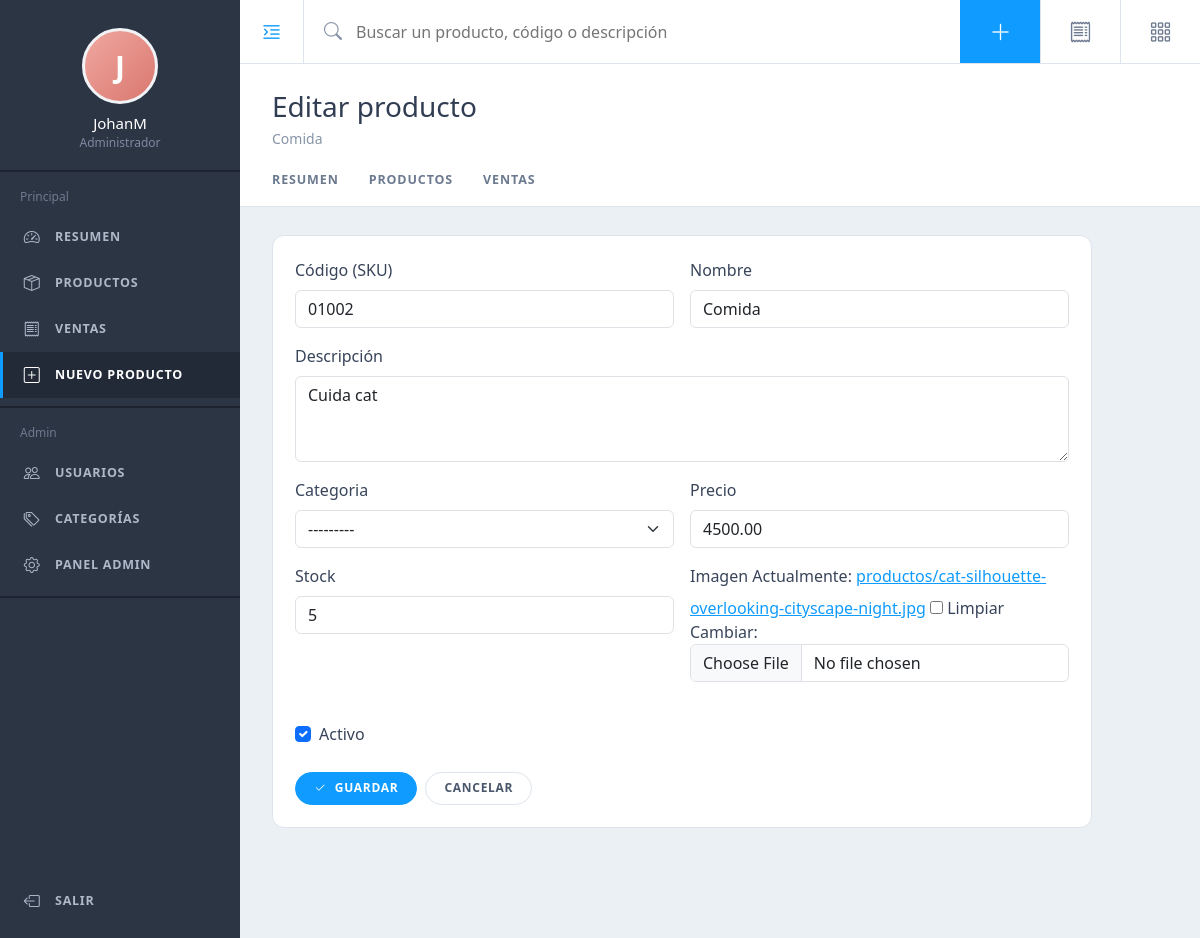
The page /productos/2/editar/ (signed in) on the database its author committed.
### inventario/models.py (models this page shows, shortened)
class Producto(models.Model):
    sku = models.CharField("código (SKU)", max_length=50, unique=True)
    nombre = models.CharField(max_length=150, db_index=True)
    descripcion = models.TextField("descripción", blank=True)
    categoria = models.ForeignKey(
        Categoria, on_delete=models.PROTECT, null=True, blank=True, related_name="productos"
    )
    precio = models.DecimalField(
        max_digits=12, decimal_places=2, validators=[MinValueValidator(Decimal("0.01"))]
    )
    stock = models.PositiveIntegerField(default=0)
    imagen = models.ImageField("imagen", upload_to="productos/", blank=True)
    activo = models.BooleanField(default=True)
    creado_por = models.ForeignKey(
        settings.AUTH_USER_MODEL, on_delete=models.PROTECT, related_name="productos_creados"
    )
    creado = models.DateTimeField(auto_now_add=True)
    actualizado = models.DateTimeField(auto_now=True)
    class Meta:
        ordering = ["nombre"]
        indexes = [models.Index(fields=["activo", "stock"])]

### inventario/views.py (the view, shortened to what this page needs)
# urls.py: path("productos/<int:pk>/editar/", views.ProductoUpdateView.as_view(), name="producto_editar"),
class ProductoUpdateView(LoginRequiredMixin, UpdateView):
    model = Producto
    form_class = ProductoForm
    template_name = "inventario/producto_form.html"
    success_url = reverse_lazy("producto_lista")

### inventario/forms.py
class ProductoForm(forms.ModelForm):
    class Meta:
        model = Producto
        fields = ["sku", "nombre", "descripcion", "categoria", "precio", "stock", "imagen", "activo"]
        widgets = {"descripcion": forms.Textarea(attrs={"rows": 3})}
    def __init__(self, *args, **kwargs):
        super().__init__(*args, **kwargs)
        for campo in self.fields.values():
            widget = campo.widget
            if isinstance(widget, forms.CheckboxInput):
                clase = "form-check-input"
            elif isinstance(widget, forms.Select):
                clase = "form-select"
            else:
                clase = "form-control"
            widget.attrs["class"] = clase
        self.fields["imagen"].widget.attrs["accept"] = "image/*"
        self.fields["imagen"].widget.attrs["capture"] = "environment"

### templates/inventario/producto_form.html (shortened to what this page needs)
{% extends "base.html" %}
{% block heading %}{% if object %}Editar producto{% else %}Nuevo producto{% endif %}{% endblock %}
{% block subheading %}{% if object %}{{ object.nombre }}{% else %}Registra un producto en el inventario{% endif %}{% endblock %}
{% block content %}
<form method="post" enctype="multipart/form-data" class="panel" style="max-width:820px">
  <div class="row g-3">
    {% for field in form %}
    <div class="{% if field.name == 'descripcion' %}col-12{% else %}col-12 col-md-6{% endif %}">
      {% if field.name == "activo" %}
        <div class="form-check mt-md-4">{{ field }}
          <label class="form-check-label" for="{{ field.id_for_label }}">{{ field.label }}</label></div>
      {% else %}
        <label class="form-label" for="{{ field.id_for_label }}">{{ field.label }}</label>
        {{ field }}
      {% endif %}
    </div>
    {% endfor %}
  </div>
  <div class="d-flex gap-2 mt-4">
    <button class="pill pill-blue" type="submit"><i class="bi bi-check2"></i> Guardar</button>
    <a class="pill" href="{% url 'producto_lista' %}">Cancelar</a>
  </div>
</form>
{% endblock %}

### templates/base.html (shortened to what this page needs)
{% load static %}<!doctype html>
<html lang="es">
<head>
  <link href="https://cdn.jsdelivr.net/npm/bootstrap@5.3.3/dist/css/bootstrap.min.css" rel="stylesheet">
  <link href="https://cdn.jsdelivr.net/npm/bootstrap-icons@1.11.3/font/bootstrap-icons.min.css" rel="stylesheet">
  <link href="{% static 'inventario/app.css' %}" rel="stylesheet">
</head>
<body>
{% with n=request.resolver_match.url_name %}
<aside class="sidebar" id="sidebar">
  <div class="sb-profile">
    <div class="avatar">{{ user.get_username|first|upper }}</div>
    <div class="sb-name">{{ user.get_full_name|default:user.get_username }}</div>
    <div class="sb-role">{% if user.is_staff %}Administrador{% else %}Usuario{% endif %}</div>
  </div>
  <div class="sb-group">
    <div class="sb-label">Principal</div>
    <a class="nav-i {% if n == 'resumen' %}active{% endif %}" href="{% url 'resumen' %}"><i class="bi bi-speedometer2"></i> Resumen</a>
    <a class="nav-i {% if n == 'producto_lista' %}active{% endif %}" href="{% url 'producto_lista' %}"><i class="bi bi-box-seam"></i> Productos</a>
    <a class="nav-i {% if n == 'venta_lista' or n == 'venta_detalle' %}active{% endif %}" href="{% url 'venta_lista' %}"><i class="bi bi-receipt"></i> Ventas</a>
    <a class="nav-i {% if n == 'producto_nuevo' or n == 'producto_editar' %}active{% endif %}" href="{% url 'producto_nuevo' %}"><i class="bi bi-plus-square"></i> Nuevo producto</a>
  </div>
  {% if user.is_staff %}
  <div class="sb-group">
    <div class="sb-label">Admin</div>
    <a class="nav-i" href="{% url 'admin:auth_user_changelist' %}"><i class="bi bi-people"></i> Usuarios</a>
    <a class="nav-i" href="{% url 'admin:inventario_categoria_changelist' %}"><i class="bi bi-tags"></i> Categorías</a>
    <a class="nav-i" href="{% url 'admin:index' %}"><i class="bi bi-gear"></i> Panel admin</a>
  </div>
  {% endif %}
  <div class="sb-bottom">
    <form method="post" action="{% url 'logout' %}">
      <button class="nav-i" type="submit"><i class="bi bi-box-arrow-left"></i> Salir</button>
    </form>
  </div>
</aside>
<div class="main">
  <header class="topbar">
    <button class="tb-toggle" id="nav-toggle" type="button" aria-label="Menú"><i class="bi bi-text-indent-left"></i></button>
    <form class="tb-search" action="{% url 'producto_lista' %}" method="get" role="search">
      <i class="bi bi-search"></i>
      <input type="search" name="q" value="{{ request.GET.q }}" placeholder="Buscar un producto, código o descripción">
    </form>
    <a class="tb-btn primary" href="{% url 'producto_nuevo' %}" title="Nuevo producto"><i class="bi bi-plus-lg"></i></a>
    <a class="tb-btn" href="{% url 'venta_lista' %}" title="Ventas"><i class="bi bi-receipt"></i></a>
    <a class="tb-btn" href="{% url 'resumen' %}" title="Resumen"><i class="bi bi-grid-3x3-gap"></i></a>
  </header>
  <div class="page-head">
    <div class="ph-top">
      <div>
        <h1>{% block heading %}Inventario{% endblock %}</h1>
        <div class="ph-sub">{% block subheading %}{% endblock %}</div>
      </div>
    </div>
    <nav class="ph-tabs">
      <a class="{% if n == 'resumen' %}active{% endif %}" href="{% url 'resumen' %}">Resumen</a>
      <a class="{% if n == 'producto_lista' %}active{% endif %}" href="{% url 'producto_lista' %}">Productos</a>
      <a class="{% if n == 'venta_lista' %}active{% endif %}" href="{% url 'venta_lista' %}">Ventas</a>
    </nav>
  </div>
  <main class="content">
    {% block content %}{% endblock %}
  </main>
</div>
{% endwith %}
</body>
</html>

### inventario/static/inventario/app.css (style rules this page uses)
:root { --sb:#2c3544; --sb-dark:#222a37; --sb-line:#1d2430; --sb-text:#aeb8c7; --accent:#0f9bff; --teal:#3cb7bf; --purple:#a64ca6; --ok:#7cc243; --bg:#ebf0f5; --card:#fff; --text:#38445a; --muted:#8794a7; --line:#dde4ec; --track:#dbe3ec; }
* { box-sizing:border-box }
body { background:var(--bg);color:var(--text);font-family:"Segoe UI",system-ui,-apple-system,Roboto,"Helvetica Neue",Arial,sans-serif }
a { color:var(--accent) }
.sidebar { position:fixed;top:0;bottom:0;left:0;width:240px;background:var(--sb);color:var(--sb-text); overflow-y:auto;z-index:1040;transition:transform .2s ease;display:flex;flex-direction:column }
.sb-profile { padding:28px 16px 18px;text-align:center;border-bottom:2px solid var(--sb-line) }
.avatar { width:76px;height:76px;border-radius:50%;margin:0 auto 10px;background:linear-gradient(135deg,#f0a8a0,#d9776f); color:#fff;font-size:30px;font-weight:600;display:flex;align-items:center;justify-content:center;border:3px solid #f1f3f6 }
.sb-name { color:#fff;font-size:15px;line-height:1.2 }
.sb-role { font-size:12px;color:#7d8aa0;margin-top:2px }
.sb-group { padding:16px 0 8px;border-bottom:2px solid var(--sb-line) }
.sb-label { padding:0 20px 8px;font-size:12px;color:#6d7a8e }
.nav-i { display:flex;align-items:center;gap:14px;padding:11px 20px;color:var(--sb-text);text-decoration:none; font-size:12.5px;font-weight:700;letter-spacing:.06em;text-transform:uppercase;border:0;background:none; width:100%;text-align:left;border-left:3px solid transparent;cursor:pointer }
.nav-i i { font-size:16px;width:18px;text-align:center }
.nav-i.active { color:#fff;background:var(--sb-dark);border-left-color:var(--accent) }
.sb-bottom { margin-top:auto;padding:8px 0 14px }
.main { margin-left:240px;min-height:100vh;display:flex;flex-direction:column;transition:margin .2s ease }
.topbar { height:64px;background:#fff;border-bottom:1px solid var(--line);display:flex;align-items:stretch;position:sticky;top:0;z-index:1020 }
.tb-toggle { width:64px;border:0;background:none;border-right:1px solid var(--line);color:var(--accent);font-size:22px }
.tb-search { flex:1;display:flex;align-items:center;gap:12px;padding:0 20px;min-width:0 }
.tb-search i { color:var(--muted);font-size:18px }
.tb-search input { border:0;outline:0;width:100%;font-size:16px;color:var(--text);background:transparent }
.tb-btn { width:80px;display:flex;align-items:center;justify-content:center;border:0;border-left:1px solid var(--line); background:#fff;color:#6c7a90;font-size:22px;text-decoration:none }
.tb-btn.primary { background:var(--accent);color:#fff;border-left-color:var(--accent) }
.page-head { background:#fff;border-bottom:1px solid var(--line);padding:26px 32px 0 }
.ph-top { display:flex;flex-wrap:wrap;gap:16px;justify-content:space-between;align-items:flex-start }
.page-head h1 { font-size:28px;font-weight:400;margin:0;color:#313d52 }
.ph-sub { color:var(--muted);font-size:14px;margin-top:4px }
.ph-tabs { display:flex;gap:30px;margin-top:22px;overflow-x:auto }
.ph-tabs a { padding:0 0 14px;color:#6c7a90;text-decoration:none;font-size:12.5px;font-weight:700;letter-spacing:.07em; text-transform:uppercase;border-bottom:3px solid transparent;white-space:nowrap }
.content { padding:28px 32px 110px }
.pill { display:inline-flex;align-items:center;gap:8px;padding:8px 18px;border-radius:999px;border:1px solid var(--line); background:#fff;color:#4a566b;font-size:12px;font-weight:700;letter-spacing:.06em;text-transform:uppercase; text-decoration:none;cursor:pointer;line-height:1.2 }
.pill-blue { background:var(--accent);border-color:var(--accent);color:#fff }
.panel { background:#fff;border:1px solid var(--line);border-radius:12px;padding:22px }

### rows shown on the page
Producto: nombre "Comida", form "01002" "Comida" "Cuida cat" "---------" "4500.00" "5", form "☑"

### other values the page prints
{{ user.get_username|first|upper }} "J"
{{ user.get_full_name|default:user.get_username }} "JohanM"
{{ field.label }} "Código (SKU)" "Nombre" "Descripción" "Categoria" "Precio" "Stock" "Imagen"
{{ field.label }} "Activo"
